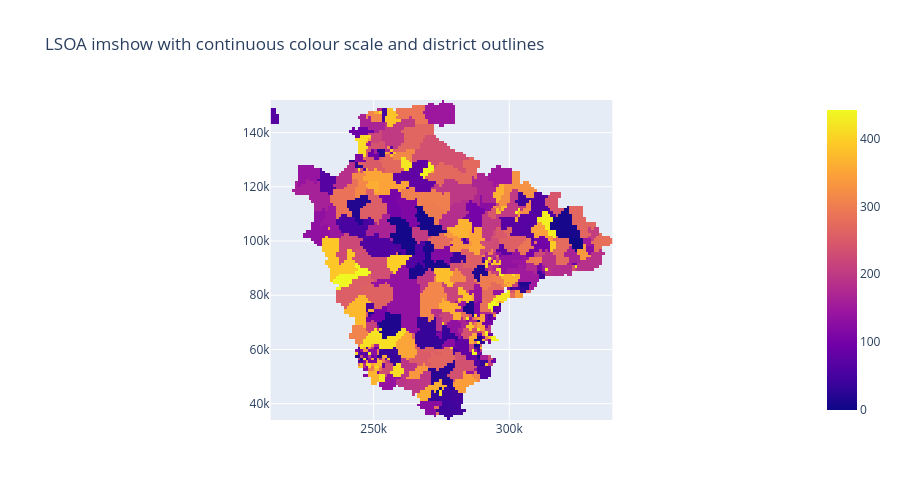

Source (notebook cell):
### Markdown cell above
### imshow with continuous data

Basic version with plotly express:

### Code cell
fig = px.imshow(arr_lsoa_values, origin='lower', x=x, y=y, height=500,
                title='LSOA imshow with continuous colour scale '
                      'and district outlines',)
fig.show()
